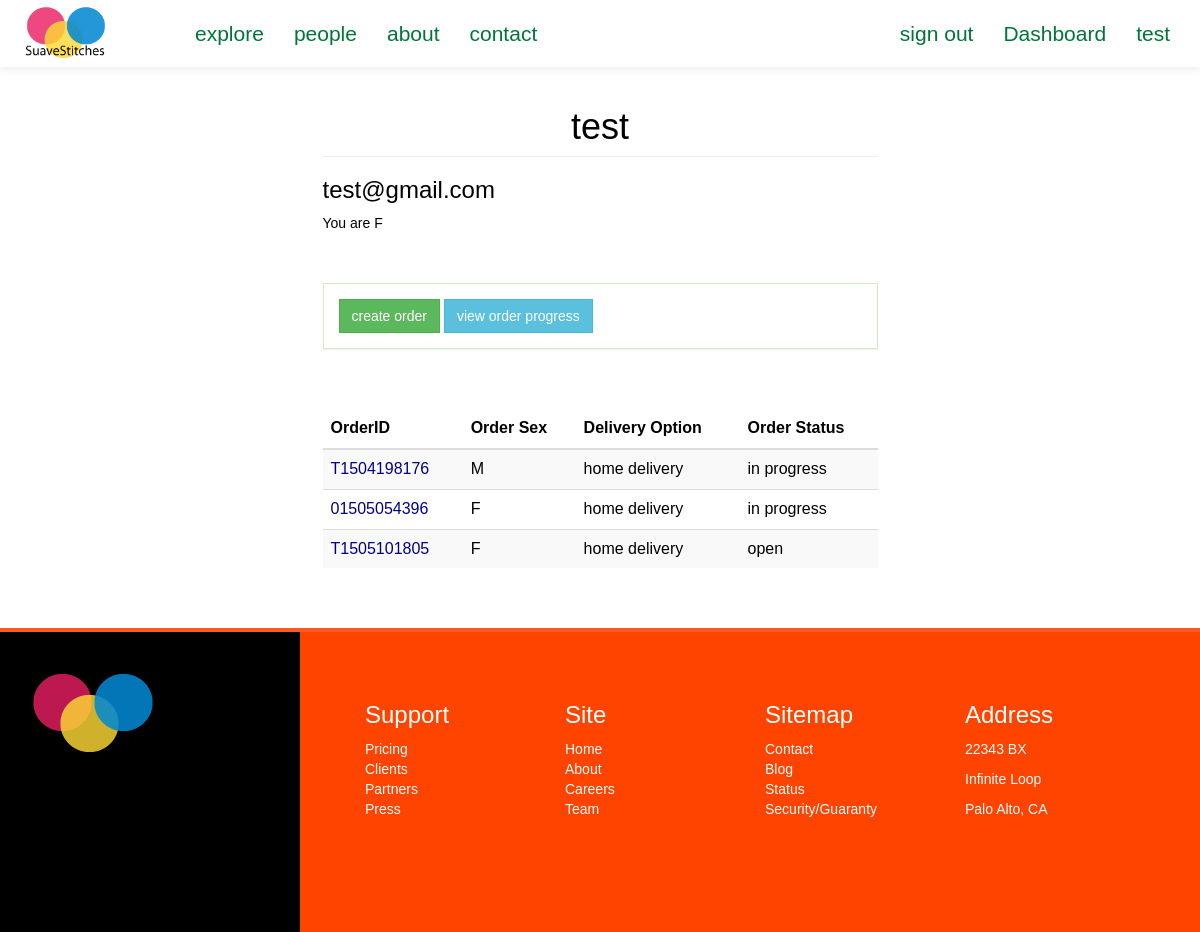
The page /suave/dashboard/ (signed in) on the database its author committed.
### suave/models.py (models this page shows, shortened)
class Client(models.Model):
	FEMALE = 'F'
	MALE = 'M'
	SEX_CHOICE = (
		(FEMALE, 'F'),
		(MALE, 'M'),
	)
	user = models.OneToOneField(User)
	address = models.CharField(max_length=200, null=True)
	preference = models.CharField(max_length=40)
	sex = models.CharField(max_length=2, choices=SEX_CHOICE, default=" ")

class Order(models.Model):
	client = models.ForeignKey(Client, null=True)
	sizetable = models.ForeignKey(SizeTable, null=True)
	tailor = models.ForeignKey(Tailor, null=True)
	fabric = models.CharField(max_length=50, null=True)
	style = models.CharField(max_length=100, null=True)
	main_order_id = models.CharField(max_length=15, null=True)
	details = models.CharField(max_length=250, null=True) #*
	delivery_option = models.CharField(max_length=100, null=True)
	service_option = models.CharField(max_length=100, null=True)
	sex = models.CharField(max_length=2, default=' ')
	status = models.CharField(max_length=20, default='OPEN') #*
	cost = models.IntegerField(default=0000) # final cost of order
	date = models.DateField(auto_now_add=True)

### suave/views.py (the view)
@login_required
def clientDashboard(request):
	context = {}
	context['title'] = 'SuaveStitches Nigeria'
	client = Client.objects.get(user=request.user)
	if request.session['new_user_check'] == 1:
		context['new_user_check'] = True
		request.session['new_user_check'] = 2
	context['orders'] = Order.objects.filter(client=client)
	return render(request, 'i/client/dashboard.html', context)

### templates/i/client/dashboard.html (shortened to what this page needs)
{% extends "i/layout/base.html" %}
{% block main_section %}
	<div class="col-lg-6 col-lg-offset-3">
		<h1 class="page-header">{{ user.username }}</h1>
		<h3>{{ user.email }}</h3>
		<p>You are {{ user.client.sex }}</p>
		<br><br>
		<div class="dashboard-button-panel panel panel-body panel-success">
			<a href="{% url 'suave:createOrder' %}" class="btn btn-success">create order</a>
			<a href="" class="btn btn-info">view order progress</a>
		</div>
		<br><br>
		{% if orders %}
			<table class="table table-striped table-hover">
				<thead>
					<tr>
						<th>OrderID</th>
						<th>Order Sex</th>
						<th>Delivery Option</th>
						<th>Order Status</th>
					</tr>
				</thead>
				<tbody>
					{% for order in orders %}
					<tr>
						<td style="color:#008"><span>{{ order.main_order_id }}</span></td>
						<td>{{ order.sex }}</td>
						<td>{{ order.delivery_option|lower }}</td>
						<td>{{ order.status|lower }}</td>
					</tr>
					{% endfor %}
				</tbody>
			</table>
		{% endif %}
		<br><br>
	</div>
{% endblock %}

### templates/i/layout/base.html (shortened to what this page needs)
<html>
	<head>
		{% load staticfiles %}
		<link rel="stylesheet" type="text/css" href="{% static 'css/style.css' %}">
		<link rel="stylesheet" type="text/css" href="{% static 'fonts/font-awesome/css/font-awesome.min.css' %}">
	</head>
	{% if tailorPage %}
	<body class="tailorPage-color">
	{% else %}
	<body>
	{% endif %}
	{% if tailorPage %}
		<nav class="navbar navbar-default" role="navigation" style="background:#FBE9E7">
	{% else %}
		<nav class="navbar navbar-default" role="navigation">
	{% endif %}
			<div class="container">
				<div class="row">
					<div class="navbar-header">
						<div id="header">
							<a class="navbar-brand" href="/suave">
								<img src="{% static 'img/my_logo_1.png' %}">
							</a>
						</div>
					</div>
					<div class="collapse navbar-collapse navbar-ex1-collapse">
						<ul class="nav navbar-nav navbar-left">
							<li class=""><a href style="background:#">explore</a></li>
							<li class=""><a href="{% url 'suave:tailorHome' %}">people</a></li>
							<li class=""><a >about</a></li>
							<li class=""><a >contact</a></li>
						</ul>
						<ul class="nav navbar-nav navbar-right">
							{% if user.is_authenticated %}
							<li><a href="{% url 'suave:signout' %}" class="">sign out</a></li>
								{% if user.tailor.rate %}
									<li><a href="{% url 'suave:tailorDashboard' %}" class="">Dashboard</a></li>
								{% else %}
									<li><a href="{% url 'suave:clientDashboard' %}" class="">Dashboard</a></li>
								{% endif %}
							<li><a class="">{{user}}</a></li>
							{% else %}
							<li><a role="button" class="" data-toggle="modal" data-target=".bs-example-modal-sm">sign in</a></li>
							{% endif %}
						</ul>
					</div>
				</div>
			</div>
		</nav>
		<div class="container">
			<div class="row">
					{% block main_section %}
					{% endblock %}
			</div>
		</div>
		<div class="footer">
			<div class="col-lg-3 footer-left">
			<br><br>
				<img src="{% static 'img/my_logo.png' %}">
			</div>
			<div class="col-lg-9 footer-right">
				<ul class="col-sm-3">
					<li><h3>Support</h3></li>
					<li>Pricing</li>
					<li>Clients</li>
					<li>Partners</li>
					<li>Press</li>
				</ul>
				<ul class="col-sm-3">
					<li><h3>Site</h3></li>
					<li>Home</li>
					<li>About</li>
					<li>Careers</li>
					<li>Team</li>
				</ul>
				<ul class="col-sm-3">
					<li><h3>Sitemap</h3></li>
					<li>Contact</li>
					<li>Blog</li>
					<li>Status</li>
					<li>Security/Guaranty</li>
				</ul>
				<div class="col-sm-3">
					<h3>Address</h3>
					<p>22343 BX</p>
					<p>Infinite Loop</p>
					<p>Palo Alto, CA</p>
				</div>
			</div>
		</div>
	</body>
</html>

### static/css/style.css (style rules this page uses)
a { text-decoration: none; }
#header img { width: 65%; }
.navbar { background-repeat: no-repeat; border-bottom: 1px solid #178ACC; box-shadow: 0px 1px 10px rgba(0, 0, 0, 0.1); border-radius: 0px; margin-bottom: 0px; }
.navbar-default { background: #fff; border-color: #fff; }
.navbar-default .navbar-brand, .navbar-default .navbar-brand:hover, .navbar-default .navbar-brand:focus, .navbar-default .navbar-nav > li > a { color: #007538; font-size: 1.5em; }
.navbar-default .navbar-nav > li > a { line-height: 35px; }
.footer { min-height: 300px; background: #f2f2f2; border-top: 4px #FF5722 solid; }
.footer-left { min-height: 300px; background: #1565C0; background: #000; }
.footer-right { padding: 50px; background: #FF5722; background: #f40; color: #fff; min-height: 300px; }
.footer-right li { list-style: none; }
img { max-width: 100%; }
#header { margin: -10px auto auto auto; }
*:not(span) { -webkit-border-radius: 0 !important; -moz-border-radius: 0 !important; -ms-border-radius: 0 !important; border-radius: 0 !important; }
.page-header { text-align: center; overflow: hidden; }
body { color: #000; font-family: weblysleek, arial; }

### rows shown on the page
Order: main_order_id "T1504198176", sex "M", delivery_option "home delivery", status "in progress"
Order: main_order_id "01505054396", sex "F", delivery_option "home delivery", status "in progress"
Order: main_order_id "T1505101805", sex "F", delivery_option "home delivery", status "open"

### other values the page prints
{{ user }} "test"
{{ user.username }} "test"
{{ user.email }} "test@gmail.com"
{{ user.client.sex }} "F"
